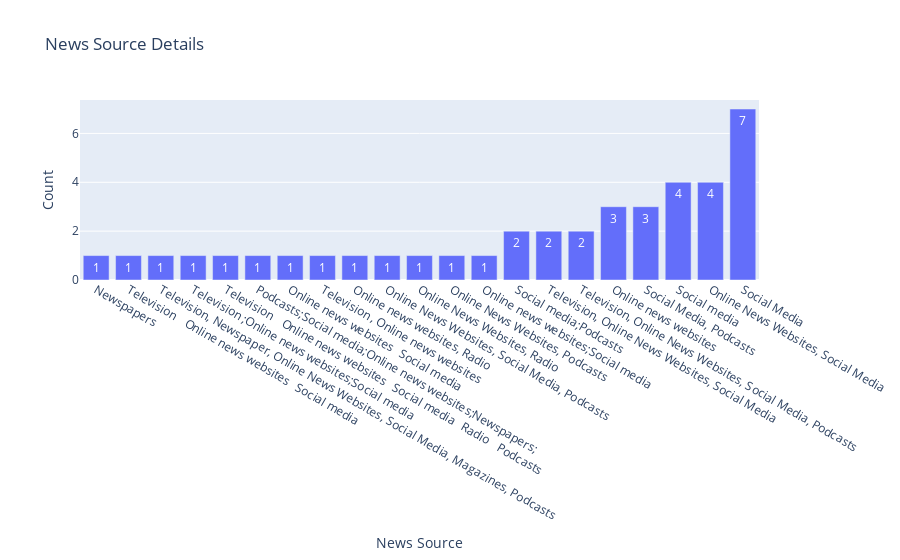

Write notebook code for a chart like this one.
### Code cell
px.bar(data.groupby(['new_soruce']).size().reset_index(name="count").sort_values(by=['count']), 'new_soruce', 'count', text_auto=True, labels={'new_soruce':'News Source', "count": "Count"}, title="News Source Details")

### Figure 1 — Plotly figure (JSON) as saved in the notebook; plotly's stock layout.template omitted (floating-point values rounded to 4 significant figures)
{"data": [{"alignmentgroup": "True", "hovertemplate": "News Source=%{x}<br>Count=%{y}<extra></extra>", "legendgroup": "", "marker": {"color": "#636efa", "pattern": {"shape": ""}}, "name": "", "offsetgroup": "", "orientation": "v", "showlegend": false, "textposition": "auto", "texttemplate": "%{y}", "type": "bar", "x": ["Newspapers", "Television   \nOnline news websites  \nSocial media", "Television, Newspaper, Online News Websites, Social Media, Magazines, Podcasts", "Television ;Online news websites;Social media", "Television   \nOnline news websites  \nSocial media  \nRadio   \nPodcasts", "Podcasts;Social media;Online news websites;Newspapers;", "Online news websites  \nSocial media", "Television , Online news websites", "Online news websites, Radio", "Online News Websites, Social Media, Podcasts", "Online News Websites, Radio", "Online News Websites, Podcasts", "Online news websites;Social media", "Social media;Podcasts", "Television, Online News Websites, Social Media", "Television, Online News Websites, Social Media, Podcasts", "Online news websites", "Social Media, Podcasts", "Social media", "Online News Websites, Social Media", "Social Media"], "xaxis": "x", "y": [1, 1, 1, 1, 1, 1, 1, 1, 1, 1, 1, 1, 1, 2, 2, 2, 3, 3, 4, 4, 7], "yaxis": "y"}], "layout": {"barmode": "relative", "legend": {"tracegroupgap": 0}, "title": {"text": "News Source Details"}, "xaxis": {"anchor": "y", "domain": [0, 1], "title": {"text": "News Source"}}, "yaxis": {"anchor": "x", "domain": [0, 1], "title": {"text": "Count"}}}}
